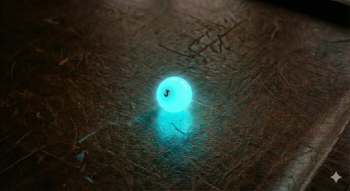
#> input picture esp_final_project/Q1/Part A/Gemini_Generated_Image_9jooi29jooi29joo.png, 350 x 191 px
$ python script.py
#> lines starting #> are read from the running program, lines starting #| are printed output that depends on the picture; after the words box and inside, x2 and y2 are one past the last pixel; in counts of white or black regions, pixels touching at a corner belong together
import cv2
import numpy as np

def extract_exact_pixels(image_path, target_count=1000):
    # 1. Load Image in COLOR (to show the true original)
#> called with target_count = 1000
    original_img = cv2.imread(image_path, cv2.IMREAD_COLOR)
#> original_img is the input picture: shape (191, 350, 3); mean B, G, R 34.5, 44.7, 44.4

    if original_img is None:
        print("Error: Image not found.")
        return

    # 2. Convert to Grayscale for processing
    gray_img = cv2.cvtColor(original_img, cv2.COLOR_BGR2GRAY)
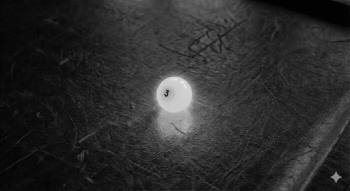
#> gray_img: shape (191, 350); min 1, max 235, mean 43.5

    # 3. Histogram Analysis on the Grayscale image
    hist = cv2.calcHist([gray_img], [0], None, [256], [0, 256])
#> hist = 256 values, max 1679 at index 11, min 0 at index 0, mean 261.1

    current_count = 0
    threshold_val = 0

    # Find the threshold where we cross the target
    for i in range(255, -1, -1):
        count_at_level = int(hist[i][0])
        if current_count + count_at_level >= target_count:
            threshold_val = i
            break
        current_count += count_at_level
#> this loop made 83 passes
#> (count_at_level, current_count) on passes 1 to 12: (0, 0), (0, 0), (0, 0), (0, 0), (0, 0), (0, 0), (0, 0), (0, 0), (0, 0), (0, 0), (0, 0), (0, 0)
#> count_at_level on pass 83: 14
#> after the loop, current_count = 994

    # Calculate how many pixels we need from the "borderline" intensity level
    needed_from_threshold_level = target_count - current_count
#> needed_from_threshold_level = 6

    print(f"Threshold Level: {threshold_val}")
    print(f"Pixels brighter than {threshold_val}: {current_count}")
#| Pixels brighter than 173: 994
    print(f"Pixels needed from level {threshold_val}: {needed_from_threshold_level}")
#| Pixels needed from level 173: 6

    # 4. Create the Binary Image (The Tie-Breaker)
    binary_img = np.zeros_like(gray_img)

    # A. Set all pixels strictly BRIGHTER than threshold to White (255)
    binary_img[gray_img > threshold_val] = 255

    # B. Set exactly 'N' pixels AT the threshold to White
    # Get coordinates of all pixels that equal the threshold value
    rows, cols = np.where(gray_img == threshold_val)
#> rows = [83, 88, 88, 90, 93, 94, 97, 108, 111, 112, 113, 113, 113, 124]; cols = [160, 166, 167, 164, 163, 170, 168, 162, 183, 184, 173, 176, 180, 186]

    # Select the exact number needed to reach 1000
    coords = list(zip(rows, cols))[:needed_from_threshold_level]
#> coords = [(83, 160), (88, 166), (88, 167), (90, 164), (93, 163), (94, 170)]

    for r, c in coords:
        binary_img[r, c] = 255
#> this loop made 6 passes
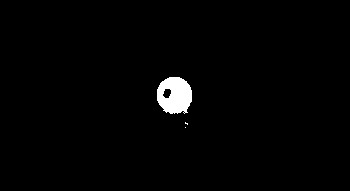
#> binary_img: shape (191, 350); 1.5% white; 3 white regions (2 under 20 px), largest, box (x1, y1, x2, y2) and area: (157, 77, 192, 114) 994

    # Verify Count
    print(f"Final Total White Pixels: {np.count_nonzero(binary_img)}")
#| Final Total White Pixels: 1000

    # 5. Display All Three Stages
    cv2.imshow("1. Original (Color)", original_img)
    cv2.imshow("2. Grayscale Conversion", gray_img)
    cv2.imshow("3. Final Result (Exact 1000)", binary_img)

    cv2.waitKey(0)
    cv2.destroyAllWindows()

# Usage
extract_exact_pixels('Gemini_Generated_Image_9jooi29jooi29joo.png', target_count=1000)
